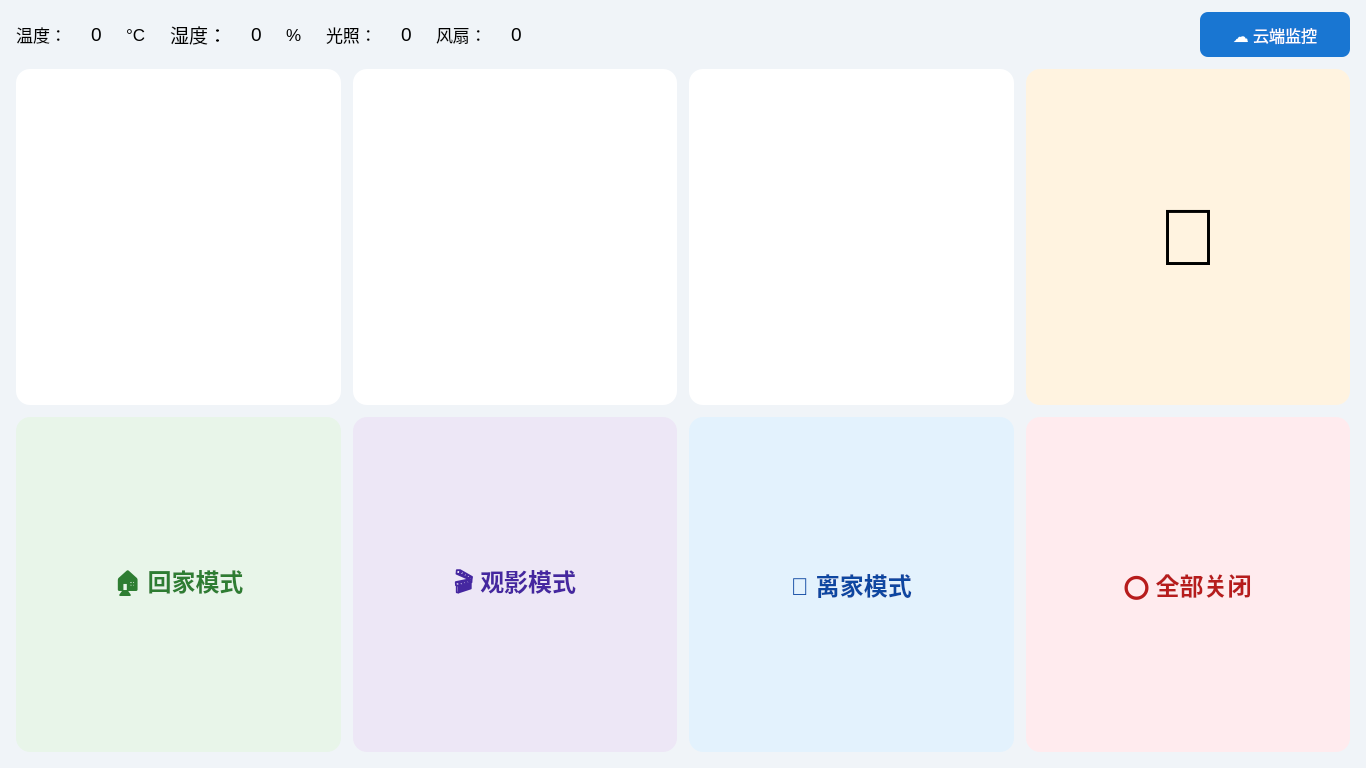
<?xml version="1.0" encoding="UTF-8"?>
<ui version="4.0">
 <class>MainWindow</class>
 <widget class="QMainWindow" name="MainWindow">
  <property name="geometry">
   <rect>
    <x>0</x>
    <y>0</y>
    <width>1366</width>
    <height>768</height>
   </rect>
  </property>
  <property name="windowTitle">
   <string>智能家居控制系统</string>
  </property>
  <widget class="QWidget" name="centralwidget">
   <layout class="QVBoxLayout" name="centralLayout">
    <property name="spacing">
     <number>0</number>
    </property>
    <property name="leftMargin">
     <number>0</number>
    </property>
    <property name="topMargin">
     <number>0</number>
    </property>
    <property name="rightMargin">
     <number>0</number>
    </property>
    <property name="bottomMargin">
     <number>0</number>
    </property>
    <item>
     <widget class="QStackedWidget" name="stackedWidget">
      <property name="styleSheet">
       <string notr="true">QStackedWidget { background-color: #f0f4f8; }</string>
      </property>
      <widget class="QWidget" name="page_home">
       <layout class="QVBoxLayout" name="homeMainLayout">
        <property name="spacing">
         <number>12</number>
        </property>
        <property name="leftMargin">
         <number>16</number>
        </property>
        <property name="topMargin">
         <number>12</number>
        </property>
        <property name="rightMargin">
         <number>16</number>
        </property>
        <property name="bottomMargin">
         <number>16</number>
        </property>
        <item>
         <layout class="QHBoxLayout" name="statusBarLayout">
          <property name="spacing">
           <number>24</number>
          </property>
          <item>
           <widget class="QLabel" name="label_5">
            <property name="sizePolicy">
             <sizepolicy hsizetype="Preferred" vsizetype="Preferred">
              <horstretch>0</horstretch>
              <verstretch>0</verstretch>
             </sizepolicy>
            </property>
            <property name="font">
             <font>
              <pointsize>13</pointsize>
             </font>
            </property>
            <property name="text">
             <string>温度：</string>
            </property>
            <property name="alignment">
             <set>Qt::AlignCenter</set>
            </property>
           </widget>
          </item>
          <item>
           <widget class="QLabel" name="status_temp">
            <property name="font">
             <font>
              <pointsize>14</pointsize>
             </font>
            </property>
            <property name="text">
             <string>0</string>
            </property>
           </widget>
          </item>
          <item>
           <widget class="QLabel" name="label_6">
            <property name="font">
             <font>
              <pointsize>13</pointsize>
             </font>
            </property>
            <property name="text">
             <string>°C</string>
            </property>
           </widget>
          </item>
          <item>
           <widget class="QLabel" name="label_7">
            <property name="font">
             <font>
              <pointsize>14</pointsize>
             </font>
            </property>
            <property name="text">
             <string>湿度：</string>
            </property>
           </widget>
          </item>
          <item>
           <widget class="QLabel" name="status_hum">
            <property name="font">
             <font>
              <pointsize>14</pointsize>
             </font>
            </property>
            <property name="text">
             <string>0</string>
            </property>
           </widget>
          </item>
          <item>
           <widget class="QLabel" name="label_8">
            <property name="font">
             <font>
              <pointsize>13</pointsize>
             </font>
            </property>
            <property name="text">
             <string>%</string>
            </property>
           </widget>
          </item>
          <item>
           <widget class="QLabel" name="label_9">
            <property name="font">
             <font>
              <pointsize>13</pointsize>
             </font>
            </property>
            <property name="text">
             <string>光照：</string>
            </property>
           </widget>
          </item>
          <item>
           <widget class="QLabel" name="status_light">
            <property name="font">
             <font>
              <pointsize>14</pointsize>
             </font>
            </property>
            <property name="text">
             <string>0</string>
            </property>
           </widget>
          </item>
          <item>
           <widget class="QLabel" name="label_10">
            <property name="font">
             <font>
              <pointsize>13</pointsize>
             </font>
            </property>
            <property name="text">
             <string>风扇：</string>
            </property>
           </widget>
          </item>
          <item>
           <widget class="QLabel" name="status_fan">
            <property name="font">
             <font>
              <pointsize>14</pointsize>
             </font>
            </property>
            <property name="text">
             <string>0</string>
            </property>
           </widget>
          </item>
          <item>
           <spacer name="statusSpacer">
            <property name="orientation">
             <enum>Qt::Horizontal</enum>
            </property>
            <property name="sizeHint" stdset="0">
             <size>
              <width>40</width>
              <height>20</height>
             </size>
            </property>
           </spacer>
          </item>
          <item>
           <widget class="QPushButton" name="btn_switch_to_monitor">
            <property name="minimumSize">
             <size>
              <width>150</width>
              <height>45</height>
             </size>
            </property>
            <property name="font">
             <font>
              <pointsize>12</pointsize>
             </font>
            </property>
            <property name="styleSheet">
             <string notr="true">QPushButton{border:none;border-radius:8px;background:#1976d2;color:#ffffff;padding:6px 14px;}
QPushButton:hover{background:#1565c0;}</string>
            </property>
            <property name="text">
             <string>☁ 云端监控</string>
            </property>
           </widget>
          </item>
         </layout>
        </item>
        <item>
         <layout class="QGridLayout" name="tileLayout">
          <property name="spacing">
           <number>12</number>
          </property>
          <item row="0" column="2">
           <widget class="QPushButton" name="fan_pushbutton">
            <property name="sizePolicy">
             <sizepolicy hsizetype="Expanding" vsizetype="Expanding">
              <horstretch>0</horstretch>
              <verstretch>0</verstretch>
             </sizepolicy>
            </property>
            <property name="styleSheet">
             <string notr="true">QPushButton{border:none;border-radius:14px;background:#ffffff;}
QPushButton:hover{background:#e8f0fe;}
QPushButton:pressed{background:#d0e1f7;}</string>
            </property>
            <property name="text">
             <string/>
            </property>
            <property name="icon">
             <iconset resource="images.qrc">
              <normaloff>:/images/fan.png</normaloff>:/images/fan.png</iconset>
            </property>
            <property name="iconSize">
             <size>
              <width>150</width>
              <height>150</height>
             </size>
            </property>
           </widget>
          </item>
          <item row="0" column="0">
           <widget class="QPushButton" name="cam">
            <property name="sizePolicy">
             <sizepolicy hsizetype="Expanding" vsizetype="Expanding">
              <horstretch>0</horstretch>
              <verstretch>0</verstretch>
             </sizepolicy>
            </property>
            <property name="styleSheet">
             <string notr="true">QPushButton{border:none;border-radius:14px;background:#ffffff;}
QPushButton:hover{background:#e8f0fe;}
QPushButton:pressed{background:#d0e1f7;}</string>
            </property>
            <property name="text">
             <string/>
            </property>
            <property name="icon">
             <iconset resource="images.qrc">
              <normaloff>:/images/cam.png</normaloff>:/images/cam.png</iconset>
            </property>
            <property name="iconSize">
             <size>
              <width>150</width>
              <height>150</height>
             </size>
            </property>
           </widget>
          </item>
          <item row="0" column="1">
           <widget class="QPushButton" name="light">
            <property name="sizePolicy">
             <sizepolicy hsizetype="Expanding" vsizetype="Expanding">
              <horstretch>0</horstretch>
              <verstretch>0</verstretch>
             </sizepolicy>
            </property>
            <property name="styleSheet">
             <string notr="true">QPushButton{border:none;border-radius:14px;background:#ffffff;}
QPushButton:hover{background:#e8f0fe;}
QPushButton:pressed{background:#d0e1f7;}</string>
            </property>
            <property name="text">
             <string/>
            </property>
            <property name="icon">
             <iconset resource="images.qrc">
              <normaloff>:/images/light.png</normaloff>:/images/light.png</iconset>
            </property>
            <property name="iconSize">
             <size>
              <width>150</width>
              <height>150</height>
             </size>
            </property>
           </widget>
          </item>
          <item row="1" column="1">
           <widget class="QPushButton" name="movie_mode_btn">
            <property name="sizePolicy">
             <sizepolicy hsizetype="Expanding" vsizetype="Expanding">
              <horstretch>0</horstretch>
              <verstretch>0</verstretch>
             </sizepolicy>
            </property>
            <property name="styleSheet">
             <string notr="true">QPushButton{border:none;border-radius:14px;background:#ede7f6;font-size:18pt;font-weight:bold;color:#4527a0;}
QPushButton:hover{background:#d1c4e9;}
QPushButton:pressed{background:#b39ddb;}</string>
            </property>
            <property name="text">
             <string>🎬 观影模式</string>
            </property>
           </widget>
          </item>
          <item row="1" column="3">
           <widget class="QPushButton" name="all_off_btn">
            <property name="sizePolicy">
             <sizepolicy hsizetype="Expanding" vsizetype="Expanding">
              <horstretch>0</horstretch>
              <verstretch>0</verstretch>
             </sizepolicy>
            </property>
            <property name="styleSheet">
             <string notr="true">QPushButton{border:none;border-radius:14px;background:#ffebee;font-size:18pt;font-weight:bold;color:#b71c1c;}
QPushButton:hover{background:#ffcdd2;}
QPushButton:pressed{background:#ef9a9a;}</string>
            </property>
            <property name="text">
             <string>⭕ 全部关闭</string>
            </property>
           </widget>
          </item>
          <item row="1" column="2">
           <widget class="QPushButton" name="away_mode_btn">
            <property name="sizePolicy">
             <sizepolicy hsizetype="Expanding" vsizetype="Expanding">
              <horstretch>0</horstretch>
              <verstretch>0</verstretch>
             </sizepolicy>
            </property>
            <property name="styleSheet">
             <string notr="true">QPushButton{border:none;border-radius:14px;background:#e3f2fd;font-size:18pt;font-weight:bold;color:#0d47a1;}
QPushButton:hover{background:#bbdefb;}
QPushButton:pressed{background:#90caf9;}</string>
            </property>
            <property name="text">
             <string>🚪 离家模式</string>
            </property>
           </widget>
          </item>
          <item row="1" column="0">
           <widget class="QPushButton" name="home_mode_btn">
            <property name="sizePolicy">
             <sizepolicy hsizetype="Expanding" vsizetype="Expanding">
              <horstretch>0</horstretch>
              <verstretch>0</verstretch>
             </sizepolicy>
            </property>
            <property name="styleSheet">
             <string notr="true">QPushButton{border:none;border-radius:14px;background:#e8f5e9;font-size:18pt;font-weight:bold;color:#2e7d32;}
QPushButton:hover{background:#c8e6c9;}
QPushButton:pressed{background:#a5d6a7;}</string>
            </property>
            <property name="text">
             <string>🏠 回家模式</string>
            </property>
           </widget>
          </item>
          <item row="0" column="3">
           <widget class="QPushButton" name="alarm_button">
            <property name="sizePolicy">
             <sizepolicy hsizetype="Expanding" vsizetype="Expanding">
              <horstretch>0</horstretch>
              <verstretch>0</verstretch>
             </sizepolicy>
            </property>
            <property name="styleSheet">
             <string notr="true">QPushButton{border:none;border-radius:14px;background:#fff3e0;font-size:60pt;}
QPushButton:hover{background:#ffe0b2;}
QPushButton:pressed{background:#ffcc80;}</string>
            </property>
            <property name="text">
             <string>🔔</string>
            </property>
           </widget>
          </item>
         </layout>
        </item>
       </layout>
      </widget>
      <widget class="QWidget" name="page_monitor">
       <widget class="QPushButton" name="btn_switch_to_home">
        <property name="geometry">
         <rect>
          <x>30</x>
          <y>20</y>
          <width>140</width>
          <height>45</height>
         </rect>
        </property>
        <property name="font">
         <font>
          <pointsize>12</pointsize>
         </font>
        </property>
        <property name="styleSheet">
         <string notr="true">QPushButton{border:none;border-radius:8px;background:#607d8b;color:#fff;padding:6px 14px;}
QPushButton:hover{background:#546e7a;}</string>
        </property>
        <property name="text">
         <string>← 返回主页</string>
        </property>
       </widget>
       <widget class="QLabel" name="label">
        <property name="geometry">
         <rect>
          <x>30</x>
          <y>90</y>
          <width>70</width>
          <height>35</height>
         </rect>
        </property>
        <property name="font">
         <font>
          <pointsize>12</pointsize>
         </font>
        </property>
        <property name="text">
         <string>IP:</string>
        </property>
       </widget>
       <widget class="QLineEdit" name="lineEdit">
        <property name="geometry">
         <rect>
          <x>110</x>
          <y>90</y>
          <width>240</width>
          <height>35</height>
         </rect>
        </property>
       </widget>
       <widget class="QLabel" name="label_2">
        <property name="geometry">
         <rect>
          <x>30</x>
          <y>140</y>
          <width>70</width>
          <height>35</height>
         </rect>
        </property>
        <property name="font">
         <font>
          <pointsize>12</pointsize>
         </font>
        </property>
        <property name="text">
         <string>Port:</string>
        </property>
       </widget>
       <widget class="QLineEdit" name="lineEdit_2">
        <property name="geometry">
         <rect>
          <x>110</x>
          <y>140</y>
          <width>240</width>
          <height>35</height>
         </rect>
        </property>
       </widget>
       <widget class="QPushButton" name="pushButton">
        <property name="geometry">
         <rect>
          <x>370</x>
          <y>90</y>
          <width>110</width>
          <height>85</height>
         </rect>
        </property>
        <property name="font">
         <font>
          <pointsize>12</pointsize>
         </font>
        </property>
        <property name="text">
         <string>连接</string>
        </property>
       </widget>
       <widget class="QLabel" name="label_3">
        <property name="geometry">
         <rect>
          <x>30</x>
          <y>200</y>
          <width>80</width>
          <height>35</height>
         </rect>
        </property>
        <property name="font">
         <font>
          <pointsize>12</pointsize>
         </font>
        </property>
        <property name="text">
         <string>Publish:</string>
        </property>
       </widget>
       <widget class="QLineEdit" name="lineEdit_3">
        <property name="geometry">
         <rect>
          <x>110</x>
          <y>200</y>
          <width>240</width>
          <height>35</height>
         </rect>
        </property>
       </widget>
       <widget class="QPushButton" name="pushButton_2">
        <property name="geometry">
         <rect>
          <x>370</x>
          <y>200</y>
          <width>110</width>
          <height>35</height>
         </rect>
        </property>
        <property name="font">
         <font>
          <pointsize>12</pointsize>
         </font>
        </property>
        <property name="text">
         <string>开灯</string>
        </property>
       </widget>
       <widget class="QLabel" name="label_4">
        <property name="geometry">
         <rect>
          <x>30</x>
          <y>250</y>
          <width>80</width>
          <height>35</height>
         </rect>
        </property>
        <property name="font">
         <font>
          <pointsize>12</pointsize>
         </font>
        </property>
        <property name="text">
         <string>Subscribe:</string>
        </property>
       </widget>
       <widget class="QLineEdit" name="lineEdit_4">
        <property name="geometry">
         <rect>
          <x>110</x>
          <y>250</y>
          <width>240</width>
          <height>35</height>
         </rect>
        </property>
       </widget>
       <widget class="QPushButton" name="pushButton_3">
        <property name="geometry">
         <rect>
          <x>370</x>
          <y>250</y>
          <width>110</width>
          <height>35</height>
         </rect>
        </property>
        <property name="font">
         <font>
          <pointsize>12</pointsize>
         </font>
        </property>
        <property name="text">
         <string>订阅</string>
        </property>
       </widget>
       <widget class="QTextEdit" name="textEdit">
        <property name="geometry">
         <rect>
          <x>30</x>
          <y>310</y>
          <width>450</width>
          <height>370</height>
         </rect>
        </property>
        <property name="font">
         <font>
          <family>Monospace</family>
          <pointsize>10</pointsize>
         </font>
        </property>
       </widget>
       <widget class="QLabel" name="label_fan">
        <property name="geometry">
         <rect>
          <x>540</x>
          <y>100</y>
          <width>110</width>
          <height>50</height>
         </rect>
        </property>
        <property name="font">
         <font>
          <pointsize>14</pointsize>
         </font>
        </property>
        <property name="text">
         <string>风扇速度:</string>
        </property>
       </widget>
       <widget class="QPushButton" name="pushButton_minus">
        <property name="geometry">
         <rect>
          <x>660</x>
          <y>100</y>
          <width>50</width>
          <height>50</height>
         </rect>
        </property>
        <property name="font">
         <font>
          <pointsize>18</pointsize>
          <bold>true</bold>
         </font>
        </property>
        <property name="text">
         <string>-</string>
        </property>
       </widget>
       <widget class="QLineEdit" name="lineEdit_fan">
        <property name="geometry">
         <rect>
          <x>720</x>
          <y>100</y>
          <width>100</width>
          <height>50</height>
         </rect>
        </property>
        <property name="font">
         <font>
          <pointsize>18</pointsize>
          <bold>true</bold>
         </font>
        </property>
        <property name="text">
         <string>150</string>
        </property>
        <property name="alignment">
         <set>Qt::AlignCenter</set>
        </property>
        <property name="readOnly">
         <bool>true</bool>
        </property>
       </widget>
       <widget class="QPushButton" name="pushButton_plus">
        <property name="geometry">
         <rect>
          <x>830</x>
          <y>100</y>
          <width>50</width>
          <height>50</height>
         </rect>
        </property>
        <property name="font">
         <font>
          <pointsize>18</pointsize>
          <bold>true</bold>
         </font>
        </property>
        <property name="text">
         <string>+</string>
        </property>
       </widget>
       <widget class="QLabel" name="label_temp">
        <property name="geometry">
         <rect>
          <x>540</x>
          <y>200</y>
          <width>110</width>
          <height>50</height>
         </rect>
        </property>
        <property name="font">
         <font>
          <pointsize>14</pointsize>
         </font>
        </property>
        <property name="text">
         <string>温度(°C):</string>
        </property>
       </widget>
       <widget class="QLineEdit" name="lineEdit_temp">
        <property name="geometry">
         <rect>
          <x>660</x>
          <y>200</y>
          <width>220</width>
          <height>50</height>
         </rect>
        </property>
        <property name="font">
         <font>
          <pointsize>20</pointsize>
          <bold>true</bold>
         </font>
        </property>
        <property name="alignment">
         <set>Qt::AlignCenter</set>
        </property>
        <property name="readOnly">
         <bool>true</bool>
        </property>
       </widget>
       <widget class="QLabel" name="label_hum">
        <property name="geometry">
         <rect>
          <x>540</x>
          <y>290</y>
          <width>110</width>
          <height>50</height>
         </rect>
        </property>
        <property name="font">
         <font>
          <pointsize>14</pointsize>
         </font>
        </property>
        <property name="text">
         <string>湿度(%):</string>
        </property>
       </widget>
       <widget class="QLineEdit" name="lineEdit_hum">
        <property name="geometry">
         <rect>
          <x>660</x>
          <y>290</y>
          <width>220</width>
          <height>50</height>
         </rect>
        </property>
        <property name="font">
         <font>
          <pointsize>20</pointsize>
          <bold>true</bold>
         </font>
        </property>
        <property name="alignment">
         <set>Qt::AlignCenter</set>
        </property>
        <property name="readOnly">
         <bool>true</bool>
        </property>
       </widget>
       <widget class="QLabel" name="label_light">
        <property name="geometry">
         <rect>
          <x>540</x>
          <y>380</y>
          <width>110</width>
          <height>50</height>
         </rect>
        </property>
        <property name="font">
         <font>
          <pointsize>14</pointsize>
         </font>
        </property>
        <property name="text">
         <string>光照(lux):</string>
        </property>
       </widget>
       <widget class="QLineEdit" name="lineEdit_light">
        <property name="geometry">
         <rect>
          <x>660</x>
          <y>380</y>
          <width>220</width>
          <height>50</height>
         </rect>
        </property>
        <property name="font">
         <font>
          <pointsize>20</pointsize>
          <bold>true</bold>
         </font>
        </property>
        <property name="alignment">
         <set>Qt::AlignCenter</set>
        </property>
        <property name="readOnly">
         <bool>true</bool>
        </property>
       </widget>
      </widget>
     </widget>
    </item>
   </layout>
  </widget>
 </widget>
 <resources>
  <include location="images.qrc"/>
 </resources>
 <connections/>
</ui>
